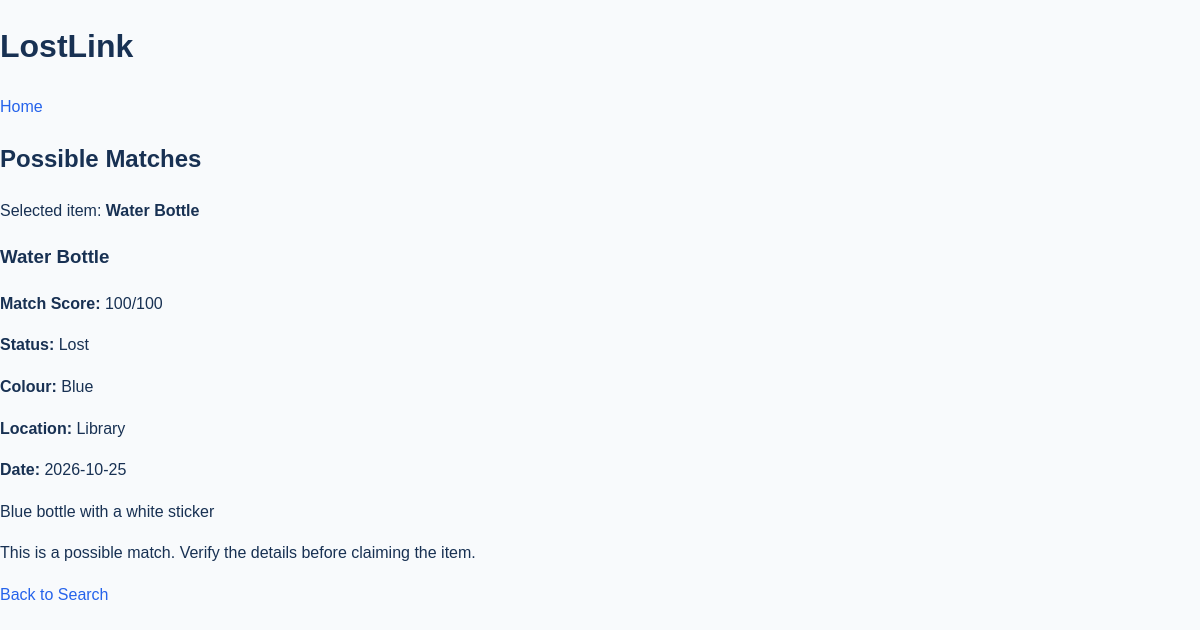
Screenshot of /matching.php?id=2 with the database file from the repository.
### tables this page shows
CREATE TABLE IF NOT EXISTS items (
    id INT AUTO_INCREMENT PRIMARY KEY,
    item_name VARCHAR(150) NOT NULL,
    category VARCHAR(100),
    colour VARCHAR(50),
    location VARCHAR(150),
    item_date DATE,
    description TEXT,
    status ENUM('Lost', 'Found', 'Recovered')
        NOT NULL DEFAULT 'Lost',
    created_at TIMESTAMP DEFAULT CURRENT_TIMESTAMP
);

### matching.php (the view, shortened to what this page needs)
<?php
require_once "db.php";
$id = filter_input(
    INPUT_GET,
    'id',
    FILTER_VALIDATE_INT
);
$stmt = $conn->prepare(
    "SELECT * FROM items
     WHERE id = ?
     AND status IN ('Lost', 'Found')"
);
$stmt->bind_param("i", $id);
$stmt->execute();
$current = $stmt->get_result()->fetch_assoc();
$oppositeStatus = (
    $current['status'] === 'Lost'
) ? 'Found' : 'Lost';
$stmt = $conn->prepare(
    "SELECT * FROM items
     WHERE status = ?
     AND id != ?"
);
$stmt->bind_param(
    "si",
    $oppositeStatus,
    $id
);
$stmt->execute();
$result = $stmt->get_result();
function sameValue($a, $b) {
    return trim((string)$a) !== ''
        && trim((string)$b) !== ''
        && strcasecmp(
            trim((string)$a),
            trim((string)$b)
        ) === 0;
}
function calculateScore($a, $b) {
    $score = 0;
    if (sameValue($a['item_name'], $b['item_name'])) {
        $score += 30;
    }
    if (sameValue($a['category'], $b['category'])) {
        $score += 25;
    }
    if (sameValue($a['colour'], $b['colour'])) {
        $score += 20;
    }
    if (sameValue($a['location'], $b['location'])) {
        $score += 15;
    }
    if (
        !empty($a['item_date']) &&
        !empty($b['item_date']) &&
        $a['item_date'] === $b['item_date']
    ) {
        $score += 10;
    }
    return $score;
}
function e($value) {
    return htmlspecialchars(
        (string)($value ?? ''),
        ENT_QUOTES,
        'UTF-8'
    );
}
$matches = [];
while ($item = $result->fetch_assoc()) {
    $score = calculateScore($current, $item);
    if ($score >= 50) {
        $item['match_score'] = $score;
        $matches[] = $item;
    }
}
usort($matches, function ($a, $b) {
    return $b['match_score'] <=> $a['match_score'];
});
?>
<!DOCTYPE html>
<html lang="en">
<head>
    <link rel="stylesheet" href="style.css">
</head>
<body>
<header>
    <h1>LostLink</h1>
    <a href="index.php">Home</a>
</header>
<main>
    <h2>Possible Matches</h2>
    <p>
        Selected item:
        <strong><?= e($current['item_name']) ?></strong>
    </p>
    <?php if (!empty($matches)): ?>
        <?php foreach ($matches as $item): ?>
            <div class="item-card">
                <h3><?= e($item['item_name']) ?></h3>
                <p>
                    <strong>Match Score:</strong>
                    <?= (int)$item['match_score'] ?>/100
                </p>
                <p>
                    <strong>Status:</strong>
                    <?= e($item['status']) ?>
                </p>
                <p>
                    <strong>Colour:</strong>
                    <?= e($item['colour']) ?>
                </p>
                <p>
                    <strong>Location:</strong>
                    <?= e($item['location']) ?>
                </p>
                <p>
                    <strong>Date:</strong>
                    <?= e($item['item_date']) ?>
                </p>
                <p><?= e($item['description']) ?></p>
                <p>
                    This is a possible match.
                    Verify the details before claiming the item.
                </p>
            </div>
        <?php endforeach; ?>
    <?php else: ?>
        <p>No possible matches found.</p>
    <?php endif; ?>
    <a href="search.php">Back to Search</a>
</main>
</body>
</html>

### style.css (style rules this page uses)
:root { --navy: #183153; --primary: #2563eb; --muted: #64748b; --light: #f1f5f9; }
* { box-sizing: border-box; }
body { margin: 0; font-family: Arial, sans-serif; color: var(--navy); background: #f8fafc; line-height: 1.6; }
a { color: var(--primary); text-decoration: none; }

### rows the page displays
items: item_name "Water Bottle"
items: item_name "Water Bottle", match_score "100", status "Lost", colour "Blue", location "Library", item_date "2026-10-25", description "Blue bottle with a white sticker"
